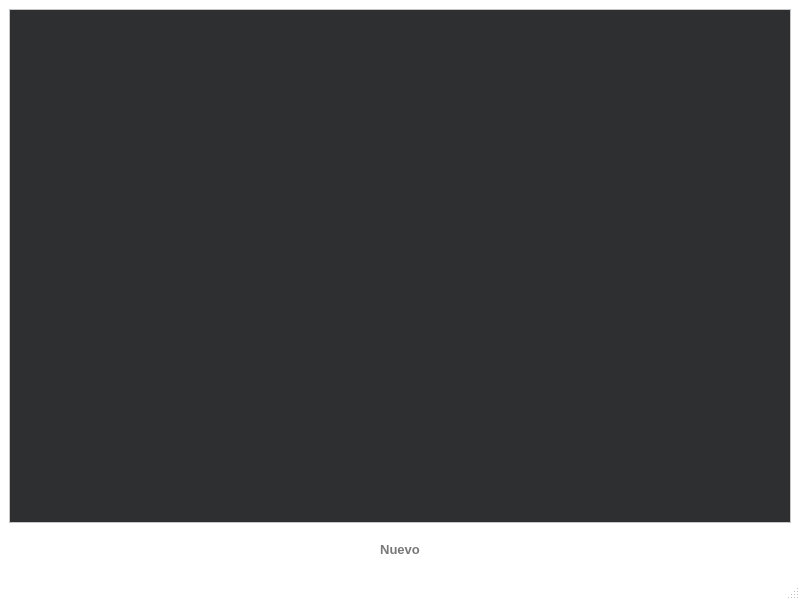
<?xml version="1.0" encoding="UTF-8"?>
<ui version="4.0">
 <class>Screen_Table_Operarios</class>
 <widget class="QMainWindow" name="Screen_Table_Operarios">
  <property name="geometry">
   <rect>
    <x>0</x>
    <y>0</y>
    <width>800</width>
    <height>600</height>
   </rect>
  </property>
  <property name="palette">
   <palette>
    <active>
     <colorrole role="Base">
      <brush brushstyle="SolidPattern">
       <color alpha="255">
        <red>46</red>
        <green>47</green>
        <blue>48</blue>
       </color>
      </brush>
     </colorrole>
     <colorrole role="Window">
      <brush brushstyle="SolidPattern">
       <color alpha="255">
        <red>255</red>
        <green>255</green>
        <blue>255</blue>
       </color>
      </brush>
     </colorrole>
    </active>
    <inactive>
     <colorrole role="Base">
      <brush brushstyle="SolidPattern">
       <color alpha="255">
        <red>46</red>
        <green>47</green>
        <blue>48</blue>
       </color>
      </brush>
     </colorrole>
     <colorrole role="Window">
      <brush brushstyle="SolidPattern">
       <color alpha="255">
        <red>255</red>
        <green>255</green>
        <blue>255</blue>
       </color>
      </brush>
     </colorrole>
    </inactive>
    <disabled>
     <colorrole role="Base">
      <brush brushstyle="SolidPattern">
       <color alpha="255">
        <red>255</red>
        <green>255</green>
        <blue>255</blue>
       </color>
      </brush>
     </colorrole>
     <colorrole role="Window">
      <brush brushstyle="SolidPattern">
       <color alpha="255">
        <red>255</red>
        <green>255</green>
        <blue>255</blue>
       </color>
      </brush>
     </colorrole>
    </disabled>
   </palette>
  </property>
  <property name="windowTitle">
   <string>MainWindow</string>
  </property>
  <widget class="QWidget" name="centralwidget">
   <layout class="QVBoxLayout" name="verticalLayout">
    <item>
     <widget class="QTableView" name="tableView">
      <property name="styleSheet">
       <string notr="true">font: 10pt &quot;Segoe UI&quot;;</string>
      </property>
     </widget>
    </item>
    <item>
     <layout class="QHBoxLayout" name="horizontalLayout">
      <item>
       <spacer name="horizontalSpacer">
        <property name="orientation">
         <enum>Qt::Horizontal</enum>
        </property>
        <property name="sizeHint" stdset="0">
         <size>
          <width>40</width>
          <height>20</height>
         </size>
        </property>
       </spacer>
      </item>
      <item>
       <widget class="QPushButton" name="pb_nueva">
        <property name="minimumSize">
         <size>
          <width>130</width>
          <height>40</height>
         </size>
        </property>
        <property name="maximumSize">
         <size>
          <width>130</width>
          <height>40</height>
         </size>
        </property>
        <property name="font">
         <font>
          <family>Segoe UI</family>
          <pointsize>10</pointsize>
          <weight>75</weight>
          <bold>true</bold>
         </font>
        </property>
        <property name="styleSheet">
         <string notr="true">border-radius: 10px;
color:rgb(120, 120, 120);</string>
        </property>
        <property name="text">
         <string>Nuevo</string>
        </property>
        <property name="icon">
         <iconset resource="assets.qrc">
          <normaloff>:/icons/plus_blue.png</normaloff>:/icons/plus_blue.png</iconset>
        </property>
        <property name="iconSize">
         <size>
          <width>20</width>
          <height>20</height>
         </size>
        </property>
       </widget>
      </item>
      <item>
       <spacer name="horizontalSpacer_2">
        <property name="orientation">
         <enum>Qt::Horizontal</enum>
        </property>
        <property name="sizeHint" stdset="0">
         <size>
          <width>40</width>
          <height>20</height>
         </size>
        </property>
       </spacer>
      </item>
     </layout>
    </item>
   </layout>
  </widget>
  <widget class="QMenuBar" name="menubar">
   <property name="geometry">
    <rect>
     <x>0</x>
     <y>0</y>
     <width>800</width>
     <height>21</height>
    </rect>
   </property>
  </widget>
  <widget class="QStatusBar" name="statusbar"/>
 </widget>
 <resources>
  <include location="assets.qrc"/>
 </resources>
 <connections/>
</ui>
